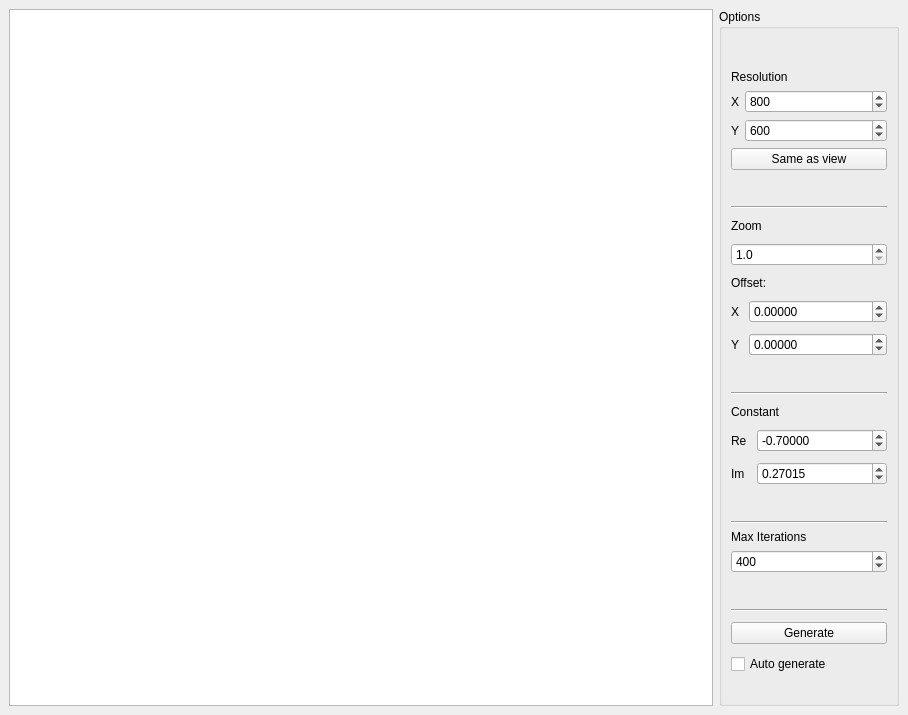
<?xml version="1.0" encoding="UTF-8"?>
<ui version="4.0">
 <class>MainWindow</class>
 <widget class="QMainWindow" name="MainWindow">
  <property name="geometry">
   <rect>
    <x>0</x>
    <y>0</y>
    <width>908</width>
    <height>715</height>
   </rect>
  </property>
  <property name="windowTitle">
   <string>Fractal Generator</string>
  </property>
  <widget class="QWidget" name="widget">
   <property name="sizePolicy">
    <sizepolicy hsizetype="Preferred" vsizetype="Preferred">
     <horstretch>0</horstretch>
     <verstretch>0</verstretch>
    </sizepolicy>
   </property>
   <layout class="QHBoxLayout" name="horizontalLayout">
    <item>
     <widget class="FractalGraphicsView" name="graphicsView">
      <property name="sizePolicy">
       <sizepolicy hsizetype="Expanding" vsizetype="Expanding">
        <horstretch>0</horstretch>
        <verstretch>0</verstretch>
       </sizepolicy>
      </property>
      <property name="frameShape">
       <enum>QFrame::StyledPanel</enum>
      </property>
      <property name="frameShadow">
       <enum>QFrame::Raised</enum>
      </property>
      <property name="lineWidth">
       <number>1</number>
      </property>
      <property name="midLineWidth">
       <number>3</number>
      </property>
      <property name="verticalScrollBarPolicy">
       <enum>Qt::ScrollBarAlwaysOff</enum>
      </property>
      <property name="horizontalScrollBarPolicy">
       <enum>Qt::ScrollBarAlwaysOff</enum>
      </property>
      <property name="alignment">
       <set>Qt::AlignCenter</set>
      </property>
      <property name="renderHints">
       <set>QPainter::Antialiasing|QPainter::HighQualityAntialiasing|QPainter::SmoothPixmapTransform|QPainter::TextAntialiasing</set>
      </property>
      <property name="dragMode">
       <enum>QGraphicsView::ScrollHandDrag</enum>
      </property>
      <property name="transformationAnchor">
       <enum>QGraphicsView::AnchorUnderMouse</enum>
      </property>
      <property name="resizeAnchor">
       <enum>QGraphicsView::AnchorUnderMouse</enum>
      </property>
     </widget>
    </item>
    <item>
     <widget class="QGroupBox" name="groupBox">
      <property name="sizePolicy">
       <sizepolicy hsizetype="Maximum" vsizetype="Preferred">
        <horstretch>0</horstretch>
        <verstretch>0</verstretch>
       </sizepolicy>
      </property>
      <property name="minimumSize">
       <size>
        <width>180</width>
        <height>0</height>
       </size>
      </property>
      <property name="maximumSize">
       <size>
        <width>200</width>
        <height>1900000</height>
       </size>
      </property>
      <property name="baseSize">
       <size>
        <width>0</width>
        <height>0</height>
       </size>
      </property>
      <property name="title">
       <string>Options</string>
      </property>
      <layout class="QVBoxLayout" name="verticalLayout_6">
       <item>
        <spacer name="verticalSpacer_3">
         <property name="orientation">
          <enum>Qt::Vertical</enum>
         </property>
         <property name="sizeType">
          <enum>QSizePolicy::Expanding</enum>
         </property>
         <property name="sizeHint" stdset="0">
          <size>
           <width>20</width>
           <height>5</height>
          </size>
         </property>
        </spacer>
       </item>
       <item>
        <layout class="QVBoxLayout" name="verticalLayout_8">
         <item>
          <widget class="QLabel" name="label_9">
           <property name="text">
            <string>Resolution</string>
           </property>
          </widget>
         </item>
         <item>
          <layout class="QFormLayout" name="formLayout_3">
           <item row="0" column="0">
            <widget class="QLabel" name="label_10">
             <property name="text">
              <string>X</string>
             </property>
            </widget>
           </item>
           <item row="0" column="1">
            <widget class="QSpinBox" name="spinBoxResolutionX">
             <property name="minimum">
              <number>10</number>
             </property>
             <property name="maximum">
              <number>1000000</number>
             </property>
             <property name="singleStep">
              <number>100</number>
             </property>
             <property name="value">
              <number>800</number>
             </property>
            </widget>
           </item>
           <item row="1" column="0">
            <widget class="QLabel" name="label_11">
             <property name="text">
              <string>Y</string>
             </property>
            </widget>
           </item>
           <item row="1" column="1">
            <widget class="QSpinBox" name="spinBoxResolutionY">
             <property name="minimum">
              <number>10</number>
             </property>
             <property name="maximum">
              <number>1000000</number>
             </property>
             <property name="singleStep">
              <number>100</number>
             </property>
             <property name="value">
              <number>600</number>
             </property>
            </widget>
           </item>
          </layout>
         </item>
         <item>
          <widget class="QPushButton" name="pushButtonFitToView">
           <property name="text">
            <string>Same as view</string>
           </property>
          </widget>
         </item>
        </layout>
       </item>
       <item>
        <spacer name="verticalSpacer_7">
         <property name="orientation">
          <enum>Qt::Vertical</enum>
         </property>
         <property name="sizeType">
          <enum>QSizePolicy::Maximum</enum>
         </property>
         <property name="sizeHint" stdset="0">
          <size>
           <width>20</width>
           <height>30</height>
          </size>
         </property>
        </spacer>
       </item>
       <item>
        <layout class="QVBoxLayout" name="verticalLayout_2">
         <property name="spacing">
          <number>10</number>
         </property>
         <item>
          <layout class="QVBoxLayout" name="verticalLayout_3">
           <item>
            <widget class="Line" name="line_4">
             <property name="orientation">
              <enum>Qt::Horizontal</enum>
             </property>
            </widget>
           </item>
           <item>
            <widget class="QLabel" name="label_5">
             <property name="text">
              <string>Zoom</string>
             </property>
            </widget>
           </item>
           <item>
            <widget class="QDoubleSpinBox" name="doubleSpinBoxZoom">
             <property name="decimals">
              <number>1</number>
             </property>
             <property name="minimum">
              <double>1.000000000000000</double>
             </property>
             <property name="maximum">
              <double>10000000000000000139372116959414099130712064.000000000000000</double>
             </property>
             <property name="singleStep">
              <double>10.000000000000000</double>
             </property>
             <property name="value">
              <double>1.000000000000000</double>
             </property>
            </widget>
           </item>
          </layout>
         </item>
         <item>
          <layout class="QVBoxLayout" name="verticalLayout_4">
           <item>
            <widget class="QLabel" name="label_6">
             <property name="text">
              <string>Offset:</string>
             </property>
            </widget>
           </item>
           <item>
            <layout class="QFormLayout" name="formLayout_2">
             <item row="0" column="0">
              <widget class="QLabel" name="label_3">
               <property name="text">
                <string>X</string>
               </property>
              </widget>
             </item>
             <item row="1" column="0">
              <widget class="QLabel" name="label_4">
               <property name="text">
                <string>Y</string>
               </property>
              </widget>
             </item>
             <item row="0" column="1">
              <widget class="QDoubleSpinBox" name="OffsetX">
               <property name="decimals">
                <number>5</number>
               </property>
               <property name="minimum">
                <double>-1.000000000000000</double>
               </property>
               <property name="maximum">
                <double>1.000000000000000</double>
               </property>
               <property name="singleStep">
                <double>0.020000000000000</double>
               </property>
               <property name="value">
                <double>0.000000000000000</double>
               </property>
              </widget>
             </item>
             <item row="1" column="1">
              <widget class="QDoubleSpinBox" name="OffsetY">
               <property name="decimals">
                <number>5</number>
               </property>
               <property name="minimum">
                <double>-1.000000000000000</double>
               </property>
               <property name="maximum">
                <double>1.000000000000000</double>
               </property>
               <property name="singleStep">
                <double>0.020000000000000</double>
               </property>
               <property name="value">
                <double>0.000000000000000</double>
               </property>
              </widget>
             </item>
            </layout>
           </item>
          </layout>
         </item>
        </layout>
       </item>
       <item>
        <spacer name="verticalSpacer_4">
         <property name="orientation">
          <enum>Qt::Vertical</enum>
         </property>
         <property name="sizeType">
          <enum>QSizePolicy::Maximum</enum>
         </property>
         <property name="sizeHint" stdset="0">
          <size>
           <width>20</width>
           <height>30</height>
          </size>
         </property>
        </spacer>
       </item>
       <item>
        <layout class="QVBoxLayout" name="verticalLayout_5">
         <property name="spacing">
          <number>10</number>
         </property>
         <item>
          <widget class="Line" name="line_3">
           <property name="orientation">
            <enum>Qt::Horizontal</enum>
           </property>
          </widget>
         </item>
         <item>
          <widget class="QLabel" name="label_7">
           <property name="text">
            <string>Constant</string>
           </property>
          </widget>
         </item>
         <item>
          <layout class="QFormLayout" name="formLayout">
           <item row="0" column="0">
            <widget class="QLabel" name="label">
             <property name="text">
              <string>Re</string>
             </property>
            </widget>
           </item>
           <item row="1" column="0">
            <widget class="QLabel" name="label_2">
             <property name="text">
              <string>Im</string>
             </property>
            </widget>
           </item>
           <item row="0" column="1">
            <widget class="QDoubleSpinBox" name="doubleSpinBoxConstRealis">
             <property name="buttonSymbols">
              <enum>QAbstractSpinBox::UpDownArrows</enum>
             </property>
             <property name="decimals">
              <number>5</number>
             </property>
             <property name="minimum">
              <double>-1.000000000000000</double>
             </property>
             <property name="maximum">
              <double>1.000000000000000</double>
             </property>
             <property name="singleStep">
              <double>0.020000000000000</double>
             </property>
             <property name="value">
              <double>-0.700000000000000</double>
             </property>
            </widget>
           </item>
           <item row="1" column="1">
            <widget class="QDoubleSpinBox" name="doubleSpinBoxConstImaginalis">
             <property name="decimals">
              <number>5</number>
             </property>
             <property name="minimum">
              <double>-1.000000000000000</double>
             </property>
             <property name="maximum">
              <double>1.000000000000000</double>
             </property>
             <property name="singleStep">
              <double>0.020000000000000</double>
             </property>
             <property name="value">
              <double>0.270150000000000</double>
             </property>
            </widget>
           </item>
          </layout>
         </item>
        </layout>
       </item>
       <item>
        <spacer name="verticalSpacer_2">
         <property name="orientation">
          <enum>Qt::Vertical</enum>
         </property>
         <property name="sizeType">
          <enum>QSizePolicy::Maximum</enum>
         </property>
         <property name="sizeHint" stdset="0">
          <size>
           <width>20</width>
           <height>30</height>
          </size>
         </property>
        </spacer>
       </item>
       <item>
        <layout class="QVBoxLayout" name="verticalLayout_7">
         <item>
          <widget class="Line" name="line">
           <property name="orientation">
            <enum>Qt::Horizontal</enum>
           </property>
          </widget>
         </item>
         <item>
          <widget class="QLabel" name="label_8">
           <property name="text">
            <string>Max Iterations</string>
           </property>
          </widget>
         </item>
         <item>
          <widget class="QSpinBox" name="spinBoxMaxIterations">
           <property name="minimum">
            <number>100</number>
           </property>
           <property name="maximum">
            <number>1000000</number>
           </property>
           <property name="singleStep">
            <number>50</number>
           </property>
           <property name="value">
            <number>400</number>
           </property>
          </widget>
         </item>
        </layout>
       </item>
       <item>
        <spacer name="verticalSpacer_6">
         <property name="orientation">
          <enum>Qt::Vertical</enum>
         </property>
         <property name="sizeType">
          <enum>QSizePolicy::Maximum</enum>
         </property>
         <property name="sizeHint" stdset="0">
          <size>
           <width>20</width>
           <height>30</height>
          </size>
         </property>
        </spacer>
       </item>
       <item>
        <layout class="QVBoxLayout" name="verticalLayout">
         <property name="spacing">
          <number>10</number>
         </property>
         <item>
          <widget class="Line" name="line_2">
           <property name="orientation">
            <enum>Qt::Horizontal</enum>
           </property>
          </widget>
         </item>
         <item>
          <widget class="QPushButton" name="pushButtonGenerate">
           <property name="enabled">
            <bool>true</bool>
           </property>
           <property name="text">
            <string>Generate</string>
           </property>
           <property name="checkable">
            <bool>false</bool>
           </property>
           <property name="autoDefault">
            <bool>false</bool>
           </property>
           <property name="default">
            <bool>false</bool>
           </property>
           <property name="flat">
            <bool>false</bool>
           </property>
          </widget>
         </item>
         <item>
          <widget class="QCheckBox" name="checkBoxAutoGenerate">
           <property name="text">
            <string>Auto generate</string>
           </property>
           <property name="checked">
            <bool>false</bool>
           </property>
          </widget>
         </item>
        </layout>
       </item>
       <item>
        <spacer name="verticalSpacer_5">
         <property name="orientation">
          <enum>Qt::Vertical</enum>
         </property>
         <property name="sizeType">
          <enum>QSizePolicy::Maximum</enum>
         </property>
         <property name="sizeHint" stdset="0">
          <size>
           <width>20</width>
           <height>20</height>
          </size>
         </property>
        </spacer>
       </item>
      </layout>
     </widget>
    </item>
   </layout>
  </widget>
 </widget>
 <customwidgets>
  <customwidget>
   <class>FractalGraphicsView</class>
   <extends>QGraphicsView</extends>
   <header>fractalgraphicsview.h</header>
  </customwidget>
 </customwidgets>
 <resources/>
 <connections/>
</ui>
